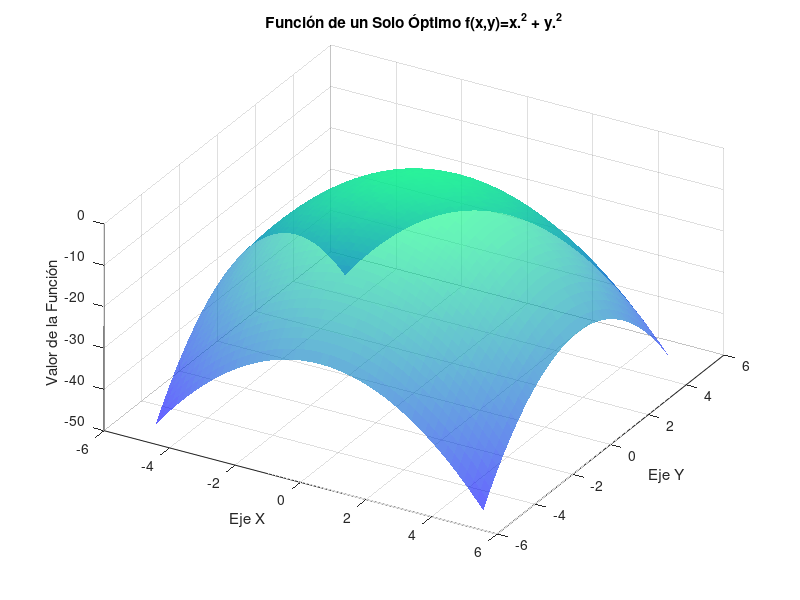
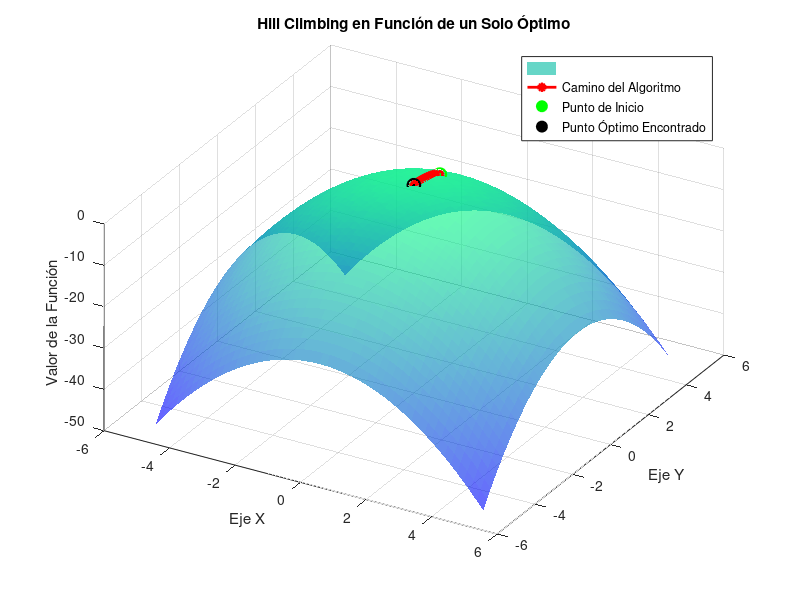

Reproduce these figures in MATLAB, in order.
% ==========================================================
% APLICACIÓN DEL ALGORITMO HILL CLIMBING CON UN SOLO ÓPTIMO
% Prof. Aboud BARSEKH-ONJI (D.Sc.)
% Email: aboud.barsekh@anahuac.mx
% https://orcid.org/0009-0004-5440-8092
% Universidad Anáhuac México Sur - Facultad de Ingeniería 
% ==========================================================

% 1. Definición de la Función Objetivo
% Usamos un paraboloide invertido, una función simple con un único máximo.
% El objetivo es maximizar esta función.
funcion_objetivo = @(x, y) -(x.^2 + y.^2);
% Visualizar la función
figure; % Creamos una nueva figura
hold on; % Mantenemos los elementos gráficos en la misma figura
grid on;
title('Función de un Solo Óptimo f(x,y)=x.^2 + y.^2');
xlabel('Eje X');
ylabel('Eje Y');
zlabel('Valor de la Función');
view(30, 45); % Ángulo de la vista 3D
% Graficamos la superficie de la función
[x, y] = meshgrid(-5:0.2:5, -5:0.2:5);
z = funcion_objetivo(x, y);
surf(x, y, z, 'FaceAlpha', 0.6, 'EdgeColor', 'none');
colormap(winter);

% 2. Parámetros del Algoritmo
limite_x = [-5, 5]; % Límites para el eje x
limite_y = [-5, 5]; % Límites para el eje y
tamano_paso = 0.1;  % Magnitud del movimiento en cada iteración
max_iteraciones = 100; % Número máximo de pasos para evitar bucles infinitos

% --- 3. Inicialización ---
% Empezamos en un punto aleatorio dentro de los límites definidos.
punto_actual_x = limite_x(1) + (limite_x(2) - limite_x(1)) * rand();
punto_actual_y = limite_y(1) + (limite_y(2) - limite_y(1)) * rand();
valor_actual = funcion_objetivo(punto_actual_x, punto_actual_y);

% Guardamos el historial de puntos para luego graficarlos.
historial_puntos = [punto_actual_x, punto_actual_y, valor_actual];

% --- 4. Algoritmo Hill Climbing ---
disp('Iniciando búsqueda de Hill Climbing para función de un solo óptimo...');
for i = 1:max_iteraciones
    
    % Generamos los puntos vecinos (8 direcciones posibles)
    vecinos = [punto_actual_x + tamano_paso, punto_actual_y; ...
               punto_actual_x - tamano_paso, punto_actual_y; ...
               punto_actual_x, punto_actual_y + tamano_paso; ...
               punto_actual_x, punto_actual_y - tamano_paso; ...
               punto_actual_x + tamano_paso, punto_actual_y + tamano_paso; ...
               punto_actual_x - tamano_paso, punto_actual_y - tamano_paso; ...
               punto_actual_x + tamano_paso, punto_actual_y - tamano_paso; ...
               punto_actual_x - tamano_paso, punto_actual_y + tamano_paso];

    % Evaluamos la función en todos los puntos vecinos
    valores_vecinos = funcion_objetivo(vecinos(:,1), vecinos(:,2));
    
    % Encontramos el mejor vecino
    [mejor_valor_vecino, indice_mejor] = max(valores_vecinos);
    mejor_vecino = vecinos(indice_mejor, :);

    % Comparamos el mejor vecino con el punto actual
    if mejor_valor_vecino > valor_actual
        % Si el vecino es mejor, nos movemos a ese punto
        punto_actual_x = mejor_vecino(1);
        punto_actual_y = mejor_vecino(2);
        valor_actual = mejor_valor_vecino;
        
        % Guardamos el nuevo punto en el historial
        historial_puntos = [historial_puntos; punto_actual_x, punto_actual_y, valor_actual];
    else
        % Si no hay un vecino mejor, hemos llegado a la cima.
        disp('Se ha alcanzado el óptimo. El algoritmo termina.');
        break; % Salimos del bucle
    end
end

if i == max_iteraciones
    disp('Se alcanzó el número máximo de iteraciones.');
end

fprintf('Punto óptimo encontrado: (%.4f, %.4f) con valor = %.4f\n', ...
        punto_actual_x, punto_actual_y, valor_actual);

% 5. Visualización
figure; % Creamos una nueva figura
hold on; % Mantenemos los elementos gráficos en la misma figura
grid on;
title('Hill Climbing en Función de un Solo Óptimo');
xlabel('Eje X');
ylabel('Eje Y');
zlabel('Valor de la Función');
view(30, 45); % Ángulo de la vista 3D

% Graficamos la superficie de la función
[x, y] = meshgrid(limite_x(1):0.2:limite_x(2), limite_y(1):0.2:limite_y(2));
z = funcion_objetivo(x, y);
surf(x, y, z, 'FaceAlpha', 0.6, 'EdgeColor', 'none');
colormap(winter);

% Graficamos el camino que siguió el algoritmo
plot3(historial_puntos(:,1), historial_puntos(:,2), historial_puntos(:,3), ...
      'r-o', 'LineWidth', 2, 'MarkerFaceColor', 'r', 'MarkerSize', 5);

% Marcamos el punto de inicio y el punto final
plot3(historial_puntos(1,1), historial_puntos(1,2), historial_puntos(1,3), ...
      'go', 'MarkerFaceColor', 'g', 'MarkerSize', 10);
plot3(historial_puntos(end,1), historial_puntos(end,2), historial_puntos(end,3), ...
      'ko', 'MarkerFaceColor', 'k', 'MarkerSize', 10);

legend('', 'Camino del Algoritmo', 'Punto de Inicio', 'Punto Óptimo Encontrado', 'Location', 'northeast');
hold off;
